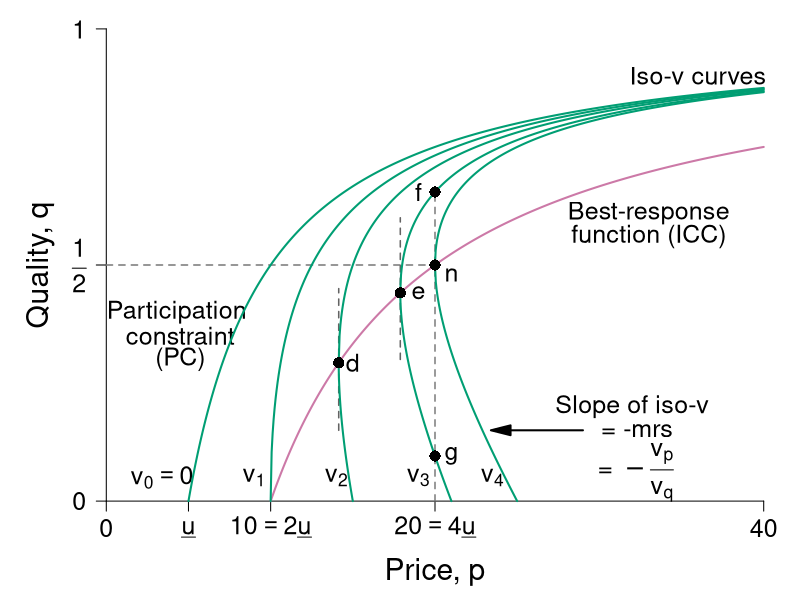

This chart was generated by the following R code:
#' Graph Designer: Scott Cohn and Harriet Brookes Gray
#' Authors: Bowles and Halliday
#' Title: Coordination, Conflict and Competition: A Text in Microeconomics

require(ggplot2)
require(shape)
pdf(file = "information_power/iso_vmap_a_rightpanel.pdf", width = 9, height = 7)

#Set parameters for graphics
pointsize <- 1.8
axislabelsize <- 1.8
labelsize <- 1.5
namesize <- 1.8
annotatesize <- 1.5
graphlinewidth <- 2
segmentlinewidth <- 1.5

COL <- c("#7fc97f", "#beaed4", "#fdc086", "#ffff99", "#386cb0", "#f0027f", "#bf5b17", "#666666")
COLA <- c("#e0f3db", "#99d8c9","#66c2a4","#41ae76", "#238b45", "#005824")
COLB <- c("#c6dbef", "#4eb3d3", "#2b8cbe", "#0868ac","#084081")
COLC <- c("#fcfbfd", "#efedf5", "#dadaeb", "#bcbddc", "#9e9ac8", "#807dba", "#6a51a3", "#54278f", "#3f007d")
grays <- gray.colors(25, start = 1, end = 0)
CBCols <- c("#009E73","#0072B2","#E69F00","#CC79A7", "#F0E442")


#The equation is below when v = 0. See Wolfram Alpha output. 
isov <- function(p, delta = 5) {
  (p - delta)/p
}

isovhigh1 <- function(p, delta = 5, v = 5){
  (sqrt(p^2 - 4 * delta * v) - p + 2*v)/( 2 * v )
}

isovlow1 <- function(p, delta = 5, v = 5){
  (-sqrt(p^2 - 4 * delta * v) - p + 2*v)/( 2 * v )
}

isovhigh2 <- function(p, delta = 5, v = 10){
  (sqrt(p^2 - 4 * delta * v) - p + 2*v)/( 2 * v )
}

isovlow2 <- function(p, delta = 5, v = 10){
  (-sqrt(p^2 - 4 * delta * v) - p + 2*v)/( 2 * v )
}

isovhigh3 <- function(p, delta = 5, v = 15){
  (sqrt(p^2 - 4 * delta * v) - p + 2*v)/( 2 * v )
}

isovlow3 <- function(p, delta = 5, v = 15){
  (-sqrt(p^2 - 4 * delta * v) - p + 2*v)/( 2 * v )
}

isovhigh4 <- function(p, delta = 5, v = 15){
  (sqrt(p^2 - 4 * delta * v) - p + 2*v)/( 2 * v )
}

isovlow4 <- function(p, delta = 5, v = 15){
  (-sqrt(p^2 - 4 * delta * v) - p + 2*v)/( 2 * v )
}

brfFn <- function(p, delta = 5) {
  1 - (2*delta) /p
}

#This is evaluated for p = 12; q = 12/(8*sqrt(12^2 - 4*delta1*v1)) - 1/8 for the slope
#At p = 12; q = (-sqrt(12^2 - 4*v1*delta1) - 12 + 2*v1)/(2*v1) = 0.799
tangencyLine <- function(p){
  (p*(0.05))
}



#COL <- c("#bae4b3", "#74c476", "#238b45")
#COL <- c("#f7fcf0", "#e0f3db", "#ccebc5", "#a8ddb5", "#7bccc4", "#4eb3d3", "#2b8cbe", "#08589e")
#COL <- c("#f7fcf5", "#e5f5e0", "#c7e9c0", "#a1d99b", "#74c476", "#41ab5d", "#238b45", "#005a32")
par(mar =  c(4, 4, .5, .5))

xlims <- c(0, 40)
ylims <- c(0, 1)

plot(0, 0, xlim = xlims, ylim = ylims, type = "n",
     xlab = "",
     ylab = "",
     xaxt = "n", yaxt = "n", cex.lab = axislabelsize, bty = "n")

mtext(expression(paste("Price, ", p)), side=1, line = 2.5, cex = axislabelsize)
text(-4, ylims[2] - 0.5*(ylims[2] - ylims[1]), expression(paste("Quality, ", q)), xpd = TRUE, cex = axislabelsize, srt = 90) 


npts <- 500 
npts2 <- 501
#Specify the sequences of points for graphing. 
xx0 <- seq(5, xlims[2], length.out = npts)
xx1 <- seq(10, xlims[2], length.out = npts)
xx2 <- seq(xlims[1], 15, length.out = npts)
xx3 <- seq(10, xlims[2], length.out = npts2)
xx4 <- seq(xlims[1], 10, length.out = npts2)
#For below, I solved sqrt(p^2 - 200) - p + 200/p = 0, getting p = 10*sqrt(2) = 14.14214
xx5 <- seq(14.14214, xlims[2], length.out = npts2)
xx6 <- seq(14.14214, 15, length.out = npts2)

xx7 <- seq(17.889, xlims[2], length.out = npts2)
xx8 <- seq(17.889, 21, length.out = npts2)

xx9 <- seq(20, xlims[2], length.out = npts2)
xx10 <- seq(xlims[1], 25, length.out = npts2)

#Customize ticks and labels for the plot
ticksy <- c(0, 0.5, 1)
ylabels <- c(0, expression(paste(frac(1,2))), 1)
ticksx <- c(0, 5, 10, 20, 40)
xlabels <- c(0, expression(paste(underline("u"))) ,expression(paste(10 == 2*underline("u"))), expression(paste(20 == 4*underline("u"))) , 40)
axis(1, at = ticksx, pos = 0, labels = xlabels, cex.axis = labelsize)
axis(2, at = ticksy, pos = 0, labels = ylabels, las = 1, cex.axis = labelsize)

#Annotation of the three graphs and the NE

text(3.4, 0.05, expression(paste(v[0] == 0)), cex = annotatesize)
text(9.0, 0.05, expression(paste(v[1])), cex = annotatesize)
text(14, 0.05, expression(paste(v[2])), cex = annotatesize)
text(19, 0.05, expression(paste(v[3])), cex = annotatesize)
text(23.5, 0.05, expression(paste(v[4])), cex = annotatesize)
text(21, 0.48, expression(paste("n")), cex = annotatesize)
text(33, 0.61, expression(paste("Best-response")), cex = annotatesize)
text(33, 0.56, expression(paste("function (ICC)")), cex = annotatesize)
text(36, 0.9, expression(paste("Iso-v curves")), cex = annotatesize)
text(4.5, 0.4, expression(paste("Participation ")), cex = annotatesize)
text(4.5, 0.35, expression(paste("constraint")), cex = annotatesize)
text(4.5, 0.3, expression(paste("(PC)")), cex = annotatesize)


#Lines for the coordinates of the Nash equilbrium
#segments(10, 0, 10, 0.175, lty = 2, col = grays[22], lwd = segmentlinewidth)
segments(20, 0, 20, 0.6545, lty = 2, col = grays[20], lwd = segmentlinewidth)
segments(0, 0.5, 20, 0.5, lty = 2, col = grays[20], lwd = segmentlinewidth)
segments(14.14214, 0.15, 14.14214, 0.45, lty = 2, col = grays[22], lwd = segmentlinewidth)
segments(17.889, 0.3, 17.889, 0.6, lty = 2, col = grays[22], lwd = segmentlinewidth)

#Draw the lines for the graphs
lines(xx0, isov(xx0, delta = 5), col = CBCols[1], lwd = graphlinewidth)
lines(xx1, brfFn(xx1), col = CBCols[4], lwd = graphlinewidth)
#lines(xx2, tangencyLine(xx2), col = "darkgrey", lwd = segmentlinewidth, lty = 2)
lines(xx3, isovhigh1(xx3, v = 5, delta = 5), col = CBCols[1], lwd = graphlinewidth)
lines(xx4, isovlow1(xx4, v = 5, delta = 5), col = CBCols[1], lwd = graphlinewidth)
lines(xx5, isovhigh2(xx5, v = 10, delta = 5), col = CBCols[1], lwd = graphlinewidth)
lines(xx6, isovlow2(xx6, v = 10, delta = 5), col = CBCols[1], lwd = graphlinewidth)
lines(xx7, isovhigh3(xx7, v = 16, delta = 5), col = CBCols[1], lwd = graphlinewidth)
lines(xx8, isovlow3(xx8, v = 16, delta = 5), col = CBCols[1], lwd = graphlinewidth)
lines(xx9, isovhigh4(xx9, v = 20, delta = 5), col = CBCols[1], lwd = graphlinewidth)
lines(xx10, isovlow4(xx10, v = 20, delta = 5), col = CBCols[1], lwd = graphlinewidth)

#Arrows and slope of iso-v label
Arrows(29, 0.15, 24, 0.15,  col = "black", lty = 1, lwd = 2, arr.type = "triangle")
text(32, 0.2, expression(paste("Slope of iso-v")), cex = annotatesize)
text(32.3, 0.15, expression(paste(" = -mrs ")), cex = annotatesize)
text(32, 0.06, expression(paste(" = " -frac(v[p], v[q]))), cex = annotatesize)

#Add a point for the NE
points(20, 0.5, pch = 16, col = "black", cex = 1.5)


#Add a point for b
# points(10, 0.5, pch = 16, col = "black", cex = 1.5)
# text(9.5, 0.53, expression(paste("b")), cex = annotatesize)

#Add a point for d
#Figure out q for p = 14.14214: q = 1 - 2delta/p = 1 - (2*5)/14.14214 =  0.2928934
points(14.14214, 0.2928934, pch = 16, col = "black", cex = 1.5)
text(15, 0.2928934, expression(paste("d")), cex = annotatesize)

points(17.889, 0.441, pch = 16, col = "black", cex = 1.5)
text(19, 0.441, expression(paste("e")), cex = annotatesize)

# points same wage w incr/decr in effort
points(20, 0.0955, pch = 16, col = "black", cex = 1.5)
text(21, 0.0955, expression(paste("g")), cex = annotatesize)
points(20, 0.6545, pch = 16, col = "black", cex = 1.5)
text(19, 0.6545, expression(paste("f")), cex = annotatesize)

dev.off()
